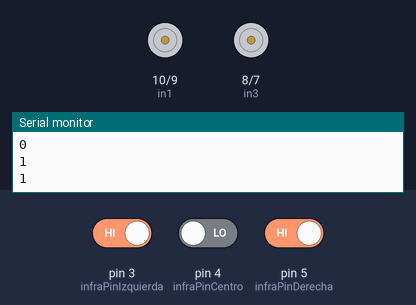
The sketch below on a simulated Arduino Uno, built with avr-gcc and run on an emulated ATmega328P. On the bench: motor-driver pin pairs drawn as motors (green arrow = first pin HIGH = forward, orange = second pin HIGH = backward, longer = more drive, scaled by the enable pin), the last lines printed to the serial monitor. The inputs (shaded band) are chosen by the test bench; at power-on: pin 3 (infraPinIzquierda) HIGH, pin 5 (infraPinDerecha) HIGH, pin 4 (infraPinCentro) LOW.

Above: at 2.2 s.
2.3 s: pin 3 (infraPinIzquierda) driven LOW
At 3.0 s:
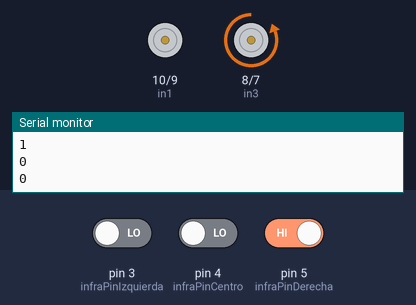
3.8 s: pin 5 (infraPinDerecha) driven LOW
At 4.5 s:
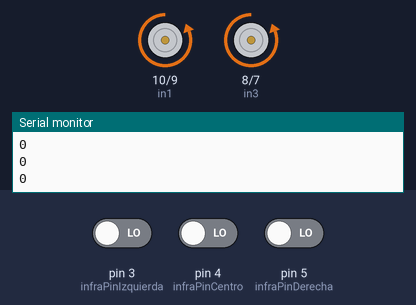
5.4 s: pin 3 (infraPinIzquierda) driven HIGH
At 6.5 s:
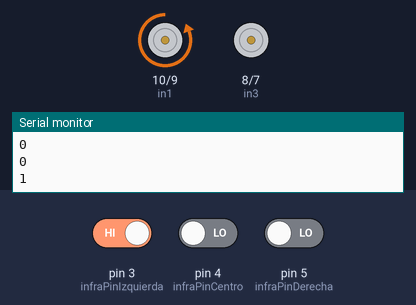
6.9 s: pin 5 (infraPinDerecha) driven HIGH
At 8.0 s:
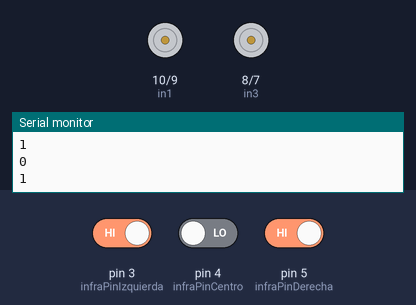
Timing chart, 0 to 9.5 s (numbered marks = the images above; inputs shaded):
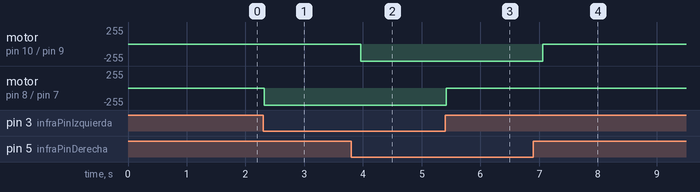

The sketch:

main.ino
```cpp
// definicion del pines de arduino de driver L298N
int in1 = 10;
int in2 = 9;
int in3 = 8;
int in4 = 7;

// definicion de pines de control de velocidad de driver L298N
int EnA = 11;
int EnB = 6;

// sensores infrarrojo
int infraPinDerecha = 5;
int infraPinCentro = 4;
int infraPinIzquierda = 3;

// Valores de deteccion 0 - negativo 1 - positivo
int valorInfra = 0;
int valorInfral = 0;
int valorInfrall = 0;
void setup ()  {
  Serial.begin(9600);

  delay(1000);

 // entradas de sensores infra

 pinMode(infraPinDerecha, INPUT);
 pinMode(infraPinCentro, INPUT);
 pinMode(infraPinIzquierda, INPUT);

 // entradas ENA del driver L298N
  pinMode(EnB, OUTPUT);
  pinMode(EnA, OUTPUT);
 // entradas IN del drivers L298N
  pinMode(in1, OUTPUT);
  pinMode(in2, OUTPUT);
  pinMode(in3, OUTPUT);
  pinMode(in4, OUTPUT);

 //configuracion de velocidad (150/255)
 digitalWrite(EnA, 70);
 digitalWrite(EnB, 70);

 //configurar sentido de ruedas
 digitalWrite(in1, LOW);
 digitalWrite(in2, LOW);
 digitalWrite(in3, LOW);
 digitalWrite(in4, LOW);


}
void loop() {
  // leemos  el valor de los sensores : 0 - fondo claro, 1 - fondo negro
  valorInfra = digitalRead(infraPinDerecha);
  valorInfral = digitalRead(infraPinCentro);
  valorInfrall = digitalRead(infraPinIzquierda);

  Serial.println(valorInfra);
  Serial.println(valorInfral);
  Serial.println(valorInfrall);

  //8 escenarios de frente
    if(valorInfra == 0 && valorInfral == 1 && valorInfrall == 0){
      //Linea negra en el centro

      digitalWrite(in1, LOW);
      digitalWrite(in2, HIGH);
      digitalWrite(in3, LOW);
      digitalWrite(in4, HIGH);

    }

    if(valorInfra == 1 && valorInfral == 1 && valorInfrall == 1){
      //meta llegada

      digitalWrite(in1, LOW);
      digitalWrite(in2, LOW);
      digitalWrite(in3, LOW);
      digitalWrite(in4, LOW);

    }

    if(valorInfra == 0 && valorInfral == 0 && valorInfrall == 0){
      //nada de frente
      digitalWrite(in1, LOW);
      digitalWrite(in2, HIGH);
      digitalWrite(in3, LOW);
      digitalWrite(in4, HIGH);

    }

    if(valorInfra == 1 && valorInfral == 0 && valorInfrall == 0){
      //desvio a la derecha
      digitalWrite(in1, LOW);
      digitalWrite(in2, LOW);
      digitalWrite(in3, LOW);
      digitalWrite(in4, HIGH);
      delay(182);

    }

    if(valorInfra == 0 && valorInfral == 0 && valorInfrall == 1){
      //desvio a la izquierda

      digitalWrite(in1, LOW);
      digitalWrite(in2, HIGH);
      digitalWrite(in3, LOW);
      digitalWrite(in4, LOW);
      delay(182);
    }

    if(valorInfra == 1 && valorInfral == 0 && valorInfrall == 1){
      // lA VERDAD NOSE QUE HACER AQUI
      digitalWrite(in1, LOW);
      digitalWrite(in2, LOW);
      digitalWrite(in3, LOW);
      digitalWrite(in4, LOW);
    }


  }

    //if(valorInfra == 0 && valorInfral == 0 && valorInfrall == 1){
    //  digitalWrite(in1, LOW);
   //   digitalWrite(in2, LOW);
    //  digitalWrite(in3, LOW);
    //  digitalWrite(in4, LOW);


    //}

  //  if(valorInfra == 1 && valorInfral == 0 && valorInfrall == 0){
     // digitalWrite(in1, LOW);
    //  digitalWrite(in2, LOW);
    //  digitalWrite(in3, LOW);
    //  digitalWrite(in4, LOW);
    //}


    
```

Measured:
- after the input at 2.3 s, motor on pin 8 (in3) / pin 7 (in4): stopped → backward 255/255 at once
- after the input at 3.8 s, motor on pin 10 (in1) / pin 9 (in2): stopped → backward 255/255 after 0.16 s
- after the input at 5.4 s, motor on pin 8 (in3) / pin 7 (in4): backward 255/255 → stopped at once
- after the input at 6.9 s, motor on pin 10 (in1) / pin 9 (in2): backward 255/255 → stopped after 0.16 s
